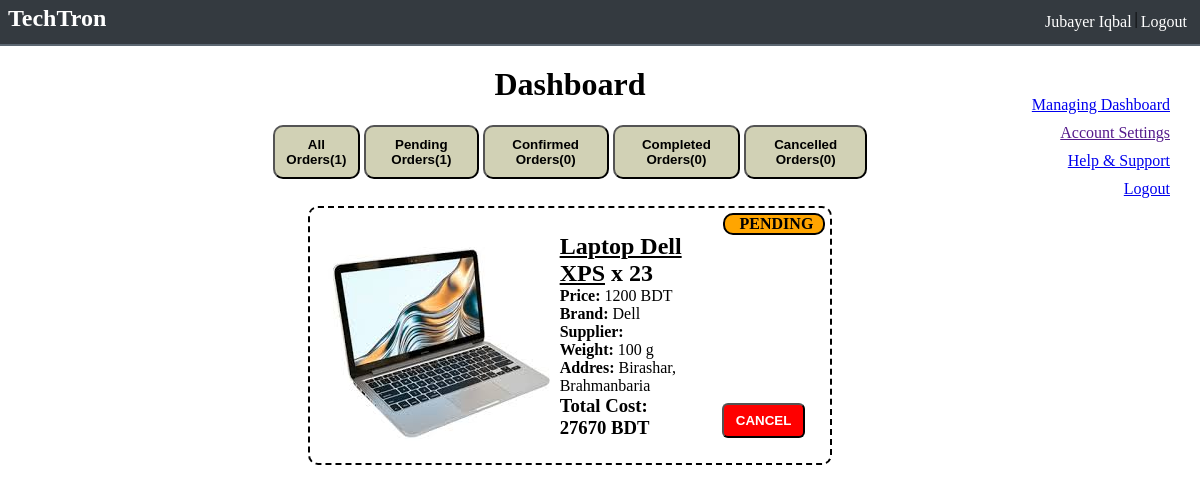
Page /dashboard/ (signed in) on the earlier database version.
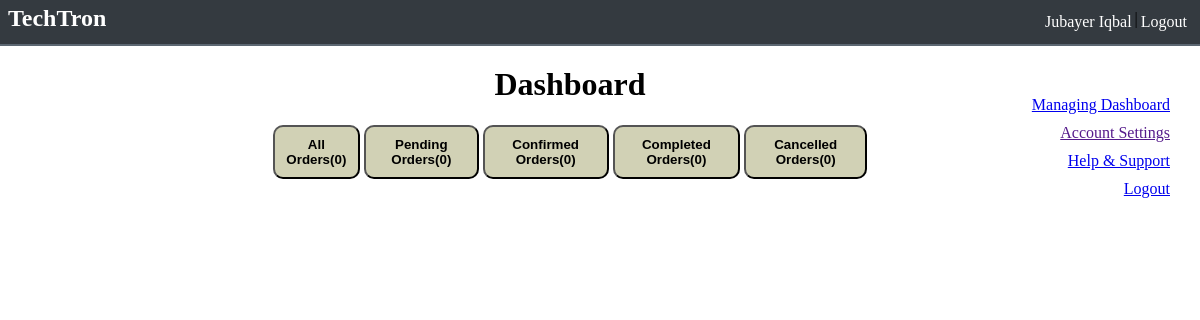
Same page on the later database version.
### manager/models.py (models this page shows)
class Order(models.Model):
    order_id = models.AutoField(primary_key=True)
    user = models.ForeignKey(User, on_delete=models.CASCADE)
    order_date = models.DateTimeField(auto_now_add=True)
    class Type(models.TextChoices):
        PENDING = "PENDING"
        CONFIRMED = "CONFIRMED"
        PROCESSING = "PROCESSING"
        ON_HOLD = "ON_HOLD"
        CANCELLED = "CANCELLED"
        COMPLETED = "COMPLETED"
        FAILED = "FAILED"
    status = models.CharField(max_length=50, choices=Type.choices, default=Type.PENDING)

### frontview/views.py (the view)
# urls.py: path('dashboard/', views.dashboard),
def dashboard(req):
    context = {"mytitle":WEBSITE_NAME}
    if 'user_id' not in req.session:
        return redirect('/')
    user = handleNavbarLogged(req,context)
    orders = Order.objects.raw(f'''
                            SELECT
                            ordr.order_id as order_id,
                            order_date,
                            ordr.status as status,
                            delivery_date,
                            carrier_phone,
                            SUM(shipping_cost) as total_cost,
                            shipment_address as address,
                            oi.quantity,
                            p.product_id,
                            product_name,
                            brand,
                            model_number,
                            specs,
                            price,
                            weight,
                            name as supplier_name
                            FROM manager_order ordr
                            JOIN manager_shipment shipment ON ordr.order_id = shipment.order_id
                            JOIN manager_order_item oi ON ordr.order_id = oi.order_id
                            JOIN manager_product p ON oi.product_id = p.product_id
                            JOIN manager_supplier splr ON splr.supplier_id = p.supplier_id
                            WHERE user_id = {user.user_id}
                            GROUP BY ordr.order_id, shipment.delivery_date, carrier_phone, shipment_address, oi.quantity, p.product_id
                            ORDER BY order_date DESC;''')
    context["total_order"] = len(orders)
    context["pending_order"] = 0
    context["confirmed_order"] = 0
    context["completed_order"] = 0
    context["cancelled_order"] = 0
    for order in orders:
        stat = order.status.lower()
        if stat == "pending":
            context["pending_order"] += 1
        elif stat == "confirmed":
            context["confirmed_order"] += 1
        elif stat == "completed":
            context["completed_order"] += 1
        elif stat == "cancelled":
            context["cancelled_order"] += 1
    context["selected_filter"] = req.GET.get("filter")
    context["orders"] = orders
    context["user"] = user
    return render(req, "frontview/dashboard.html", context)

### frontview/views.py (called while the page is built)
def handleNavbarLogged(req, context):
    if 'user_id' in req.session:
        context['logged_in'] = True
        user = User.objects.get(email=req.session['user_id'])
        context['user_name'] = user.first_name + " " + user.last_name
        return user

### templates/frontview/dashboard.html (shortened to what this page needs)
{% extends "frontview/base.html" %}
{% load static %}
{% block links %}
<link rel="stylesheet" href="{% static 'frontview/dashboard.css'%}"> {% endblock links %}
{% block body %}
<div class="dashboard-container">
    <div class="dashboard-container-items dashboard-left">
    </div>
    <div class="dashboard-container-items dashboard-main">
        <h1>Dashboard</h1>
        <div class="dashboard-main-item">
            <form action="/dashboard/" method="get">
                <button class="dashboard-main-card" name="filter" value="all">
                    All Orders({{total_order}})
                </button>
                <button class="dashboard-main-card" name="filter" value="pending">
                    Pending Orders({{pending_order}})
                </button>
                <button class="dashboard-main-card" name="filter" value="confirmed">
                    Confirmed Orders({{confirmed_order}})
                </button>
                <button class="dashboard-main-card" name="filter" value="completed">
                    Completed Orders({{completed_order}})
                </button>
                <button class="dashboard-main-card" name="filter" value="cancelled">
                    Cancelled Orders({{cancelled_order}})
                </button>
            </form>
        </div>
        <div class="dashboard-main-item">
            {% for order in orders%}
            {% if order.status|upper == selected_filter|upper or selected_filter == 'all' or selected_filter == None%}
            <div class="item-card">
                <div class="item-card-left">
                    <img src="../../static/media/images/laptop.png" alt="">
                </div>
                <div class="item-card-middle">
                    <h2><a style="color: black;"
                            href="/product/product_no_{{order.product_id}}">{{order.product_name}}</a> x
                        {{order.quantity}}</h2>
                    <p><b>Price:</b> {{order.price}} BDT</p>
                    <p><b>Brand:</b> {{order.brand}} </p>
                    <p><b>Supplier:</b> {{order.supplier}}</p>
                    <p><b>Weight:</b> {{order.weight}} g</p>
                    <p><b>Addres:</b> {{order.address}}</p>
                    <h3><b>Total Cost:</b> {{order.total_cost}} BDT</h3>
                </div>
                <div class="item-card-right">
                    <p class="p-{{order.status}}">{{order.status}}</p>
                    <form action="/order/{{order.order_id}}/cancel/" method="post">
                        {% if order.status == 'PENDING' or order.status == 'PROCESSING' %}
                        <button><b>CANCEL</b></button>
                        {% elif order.status != 'CANCELLED'%}
                        <button disabled><b>CANCEL</b></button>
                        {% endif %}
                    </form>
                </div>
            </div>
            {% endif%}
            {% endfor%}
        </div>
    </div>
    <div class="dashboard-container-items dashboard-right">
        {% if user.user_type == "manager" %}
        <div class="dashboard-right-items">
            <a href="/manager/dashboard/">Managing Dashboard</a>
        </div>
        {% endif %}
        <div class="dashboard-right-items">
            <a href="">Account Settings</a>
        </div>
        <div class="dashboard-right-items">
            <a href="/help">Help & Support</a>
        </div>
        <div class="dashboard-right-items">
            <a href="/logout">Logout</a>
        </div>
    </div>
</div>
{% endblock body %}

Differences in the rows shown:
removed Order: product_name "Laptop Dell XPS", quantity "23", price "1200", brand "Dell", weight "100", address "Birashar, Brahmanbaria", total_cost "27670", status "PENDING", shows "CANCEL"
Other differences:
{{ total_order }}: "1" → "0"
{{ pending_order }}: "1" → "0"
